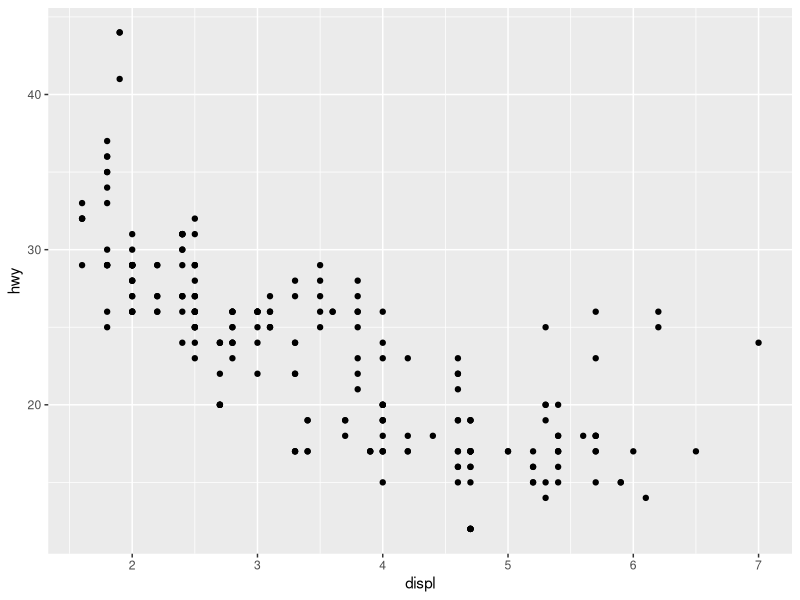
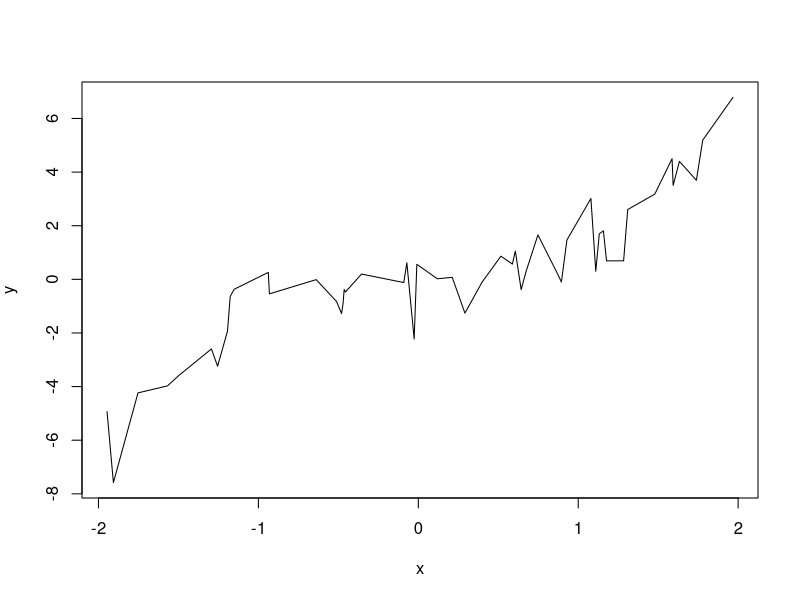
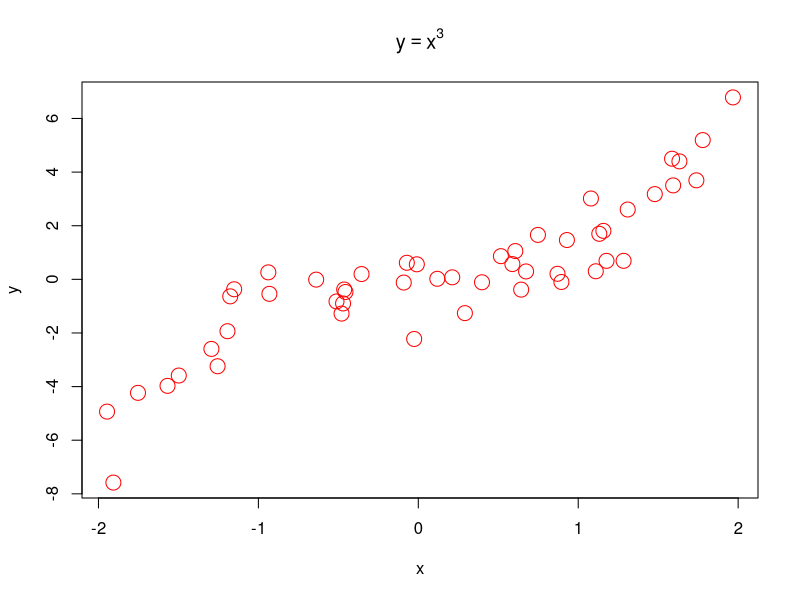

The R script that drew these images, in order:
## ---- chunk 1
knitr::opts_chunk$set(echo = TRUE)
## ---- chunk 2
library("knitr")
library("kableExtra")
library("ggplot2")
library("rmarkdown") 
library("dplyr")

## ---- chunk 3
library(ggplot2)
head(mpg, 6)
ggplot(data = mpg, aes(x = displ, y = hwy)) + geom_point()
## ---- chunk 4
    n = 50
    set.seed(0)
    x = runif(n, min=-2, max=2)
    y = x^3 + rnorm(n)
## ---- chunk 5
x_t <- x
y_t <- y
for (i1 in 2:n) {
  for (j1 in n : i1) {
    if(x_t[j1] < x_t[j1-1]) {
      tempx <- x_t[j1]  
      tempy <- y_t[j1]
      x_t[j1] <- x_t[j1-1]  
      y_t[j1] <- y_t[j1-1]
      x_t[j1-1] <- tempx  
      y_t[j1-1] <- tempy
    }
  }
}
#冒泡排序
plot(x_t, y_t, type = 'l', xlab = expression(x), ylab = expression(y))
plot(x, y, type = 'p', cex=2, col = 'red')
title(main = expression(y==x^3))
